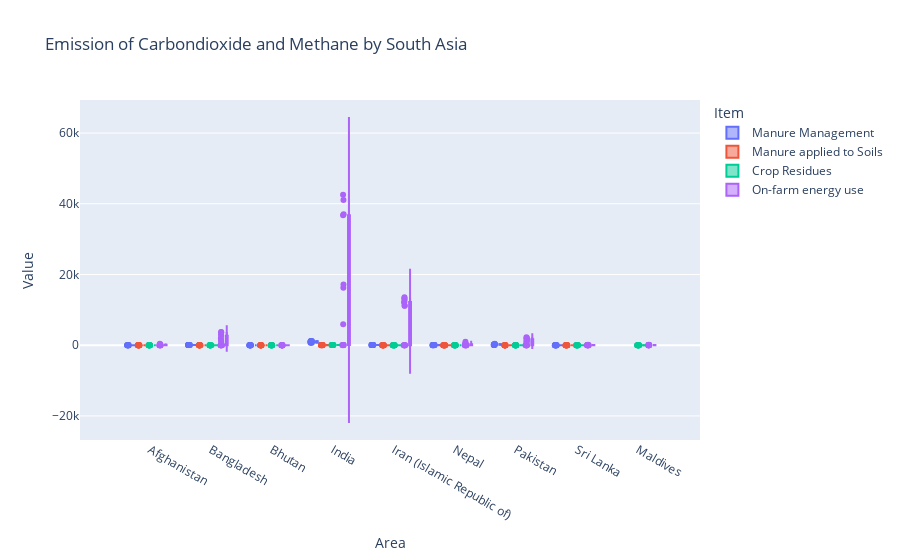

Here is the notebook cell this chart was saved with:
### Code cell
import plotly.express as px
import pandas as pd
df = pd.read_csv("asiae.csv")
fig = px.violin(df, y="Value", x="Area", color="Item", box=True, points="all", hover_data=df.columns, title = "Emission of Carbondioxide and Methane by South Asia")
fig.show()

### Figure 1 — Plotly figure (JSON) as saved in the notebook; plotly's stock layout.template omitted (floating-point values rounded to 4 significant figures; data arrays with more than 128 entries replaced by an {"elided": "..."} marker saying what was removed)
{"data": [{"alignmentgroup": "True", "box": {"visible": true}, "customdata": {"elided": "104x15 mixed values"}, "hovertemplate": "Item=%{customdata[6]}<br>Area=%{x}<br>Value=%{y}<br>Domain Code=%{customdata[0]}<br>Domain=%{customdata[1]}<br>Area Code (FAO)=%{customdata[2]}<br>Element Code=%{customdata[3]}<br>Element=%{customdata[4]}<br>Item Code=%{customdata[5]}<br>Year Code=%{customdata[7]}<br>Year=%{customdata[8]}<br>Source Code=%{customdata[9]}<br>Source=%{customdata[10]}<br>Unit=%{customdata[11]}<br>Flag=%{customdata[12]}<br>Flag Description=%{customdata[13]}<br>Note=%{customdata[14]}<extra></extra>", "legendgroup": "Manure Management", "marker": {"color": "#636efa"}, "name": "Manure Management", "offsetgroup": "Manure Management", "orientation": "v", "points": "all", "scalegroup": "True", "showlegend": true, "type": "violin", "x": ["Afghanistan", "Afghanistan", "Afghanistan", "Afghanistan", "Afghanistan", "Afghanistan", "Afghanistan", "Afghanistan", "Afghanistan", "Afghanistan", "Afghanistan", "Afghanistan", "Afghanistan", "Bangladesh", "Bangladesh", "Bangladesh", "Bangladesh", "Bangladesh", "Bangladesh", "Bangladesh", "Bangladesh", "Bangladesh", "Bangladesh", "Bangladesh", "Bangladesh", "Bangladesh", "Bhutan", "Bhutan", "Bhutan", "Bhutan", "Bhutan", "Bhutan", "Bhutan", "Bhutan", "Bhutan", "Bhutan", "Bhutan", "Bhutan", "Bhutan", "India", "India", "India", "India", "India", "India", "India", "India", "India", "India", "India", "India", "India", "Iran (Islamic Republic of)", "Iran (Islamic Republic of)", "Iran (Islamic Republic of)", "Iran (Islamic Republic of)", "Iran (Islamic Republic of)", "Iran (Islamic Republic of)", "Iran (Islamic Republic of)", "Iran (Islamic Republic of)", "Iran (Islamic Republic of)", "Iran (Islamic Republic of)", "Iran (Islamic Republic of)", "Iran (Islamic Republic of)", "Iran (Islamic Republic of)", "Nepal", "Nepal", "Nepal", "Nepal", "Nepal", "Nepal", "Nepal", "Nepal", "Nepal", "Nepal", "Nepal", "Nepal", "Nepal", "Pakistan", "Pakistan", "Pakistan", "Pakistan", "Pakistan", "Pakistan", "Pakistan", "Pakistan", "Pakistan", "Pakistan", "Pakistan", "Pakistan", "Pakistan", "Sri Lanka", "Sri Lanka", "Sri Lanka", "Sri Lanka", "Sri Lanka", "Sri Lanka", "Sri Lanka", "Sri Lanka", "Sri Lanka", "Sri Lanka", "Sri Lanka", "Sri Lanka", "Sri Lanka"], "x0": " ", "xaxis": "x", "y": [11.62, 13.31, 14.57, 14.51, 14.75, 10.67, 9.345, 11.41, 12.2, 18.49, 26.16, 24.82, 26.13, 51.37, 58.18, 66.13, 65.31, 60.96, 62.32, 68.32, 72.89, 71.26, 75.53, 81.76, 84.45, 87.3, 0.6929, 0.7665, 0.874, 0.9514, 1.1, 1.271, 1.367, 1.405, 1.225, 1.385, 1.216, 1.095, 1.11, 720.7, 711.7, 760.2, 786.7, 873.6, 941.2, 1012.0, 1049.0, 1071.0, 1113.0, 1162.0, 1173.0, 1198.0, 27.29, 25.24, 27.35, 29.56, 31.75, 35.61, 39.59, 45.5, 46.69, 52.5, 53.62, 45.01, 49.04, 17.33, 18.29, 20.31, 22.99, 27.45, 28.12, 29.35, 31.85, 34.76, 36.97, 42.16, 43.55, 45.9, 73.43, 79.54, 92.48, 99.54, 112.3, 121.8, 154.8, 168.7, 203.2, 225.6, 289.8, 329.7, 389.8, 8.457, 11.36, 8.724, 9.012, 9.77, 10.24, 9.08, 9.424, 5.31, 5.588, 6.228, 5.761, 5.922], "y0": " ", "yaxis": "y"}, {"alignmentgroup": "True", "box": {"visible": true}, "customdata": {"elided": "104x15 mixed values"}, "hovertemplate": "Item=%{customdata[6]}<br>Area=%{x}<br>Value=%{y}<br>Domain Code=%{customdata[0]}<br>Domain=%{customdata[1]}<br>Area Code (FAO)=%{customdata[2]}<br>Element Code=%{customdata[3]}<br>Element=%{customdata[4]}<br>Item Code=%{customdata[5]}<br>Year Code=%{customdata[7]}<br>Year=%{customdata[8]}<br>Source Code=%{customdata[9]}<br>Source=%{customdata[10]}<br>Unit=%{customdata[11]}<br>Flag=%{customdata[12]}<br>Flag Description=%{customdata[13]}<br>Note=%{customdata[14]}<extra></extra>", "legendgroup": "Manure applied to Soils", "marker": {"color": "#EF553B"}, "name": "Manure applied to Soils", "offsetgroup": "Manure applied to Soils", "orientation": "v", "points": "all", "scalegroup": "True", "showlegend": true, "type": "violin", "x": ["Afghanistan", "Afghanistan", "Afghanistan", "Afghanistan", "Afghanistan", "Afghanistan", "Afghanistan", "Afghanistan", "Afghanistan", "Afghanistan", "Afghanistan", "Afghanistan", "Afghanistan", "Bangladesh", "Bangladesh", "Bangladesh", "Bangladesh", "Bangladesh", "Bangladesh", "Bangladesh", "Bangladesh", "Bangladesh", "Bangladesh", "Bangladesh", "Bangladesh", "Bangladesh", "Bhutan", "Bhutan", "Bhutan", "Bhutan", "Bhutan", "Bhutan", "Bhutan", "Bhutan", "Bhutan", "Bhutan", "Bhutan", "Bhutan", "Bhutan", "India", "India", "India", "India", "India", "India", "India", "India", "India", "India", "India", "India", "India", "Iran (Islamic Republic of)", "Iran (Islamic Republic of)", "Iran (Islamic Republic of)", "Iran (Islamic Republic of)", "Iran (Islamic Republic of)", "Iran (Islamic Republic of)", "Iran (Islamic Republic of)", "Iran (Islamic Republic of)", "Iran (Islamic Republic of)", "Iran (Islamic Republic of)", "Iran (Islamic Republic of)", "Iran (Islamic Republic of)", "Iran (Islamic Republic of)", "Nepal", "Nepal", "Nepal", "Nepal", "Nepal", "Nepal", "Nepal", "Nepal", "Nepal", "Nepal", "Nepal", "Nepal", "Nepal", "Pakistan", "Pakistan", "Pakistan", "Pakistan", "Pakistan", "Pakistan", "Pakistan", "Pakistan", "Pakistan", "Pakistan", "Pakistan", "Pakistan", "Pakistan", "Sri Lanka", "Sri Lanka", "Sri Lanka", "Sri Lanka", "Sri Lanka", "Sri Lanka", "Sri Lanka", "Sri Lanka", "Sri Lanka", "Sri Lanka", "Sri Lanka", "Sri Lanka", "Sri Lanka"], "x0": " ", "xaxis": "x", "y": [0.8839, 0.9683, 1.053, 1.022, 0.9846, 0.7187, 0.7114, 0.7289, 0.7871, 0.8989, 1.19, 1.123, 1.088, 1.484, 1.758, 2.056, 2.028, 1.921, 2.047, 2.383, 2.678, 2.794, 3.133, 3.583, 3.876, 4.036, 0.0183, 0.0202, 0.023, 0.025, 0.029, 0.0341, 0.0366, 0.0374, 0.0326, 0.0364, 0.0331, 0.0308, 0.033, 20.17, 20.08, 21.25, 21.99, 24.51, 26.46, 28.45, 29.63, 30.7, 32.52, 34.42, 35.02, 36.13, 1.743, 1.651, 1.776, 1.839, 2.176, 2.508, 2.971, 3.376, 3.732, 4.713, 5.272, 5.016, 5.43, 0.5291, 0.5608, 0.6241, 0.7129, 0.8574, 0.8934, 0.9505, 1.025, 1.126, 1.209, 1.431, 1.51, 1.664, 2.277, 2.508, 2.91, 3.29, 3.871, 4.292, 5.265, 5.987, 6.791, 7.557, 9.798, 11.14, 15.03, 0.2247, 0.2991, 0.2393, 0.2466, 0.2627, 0.2787, 0.2502, 0.2621, 0.1626, 0.173, 0.1976, 0.1903, 0.202], "y0": " ", "yaxis": "y"}, {"alignmentgroup": "True", "box": {"visible": true}, "customdata": {"elided": "117x15 mixed values"}, "hovertemplate": "Item=%{customdata[6]}<br>Area=%{x}<br>Value=%{y}<br>Domain Code=%{customdata[0]}<br>Domain=%{customdata[1]}<br>Area Code (FAO)=%{customdata[2]}<br>Element Code=%{customdata[3]}<br>Element=%{customdata[4]}<br>Item Code=%{customdata[5]}<br>Year Code=%{customdata[7]}<br>Year=%{customdata[8]}<br>Source Code=%{customdata[9]}<br>Source=%{customdata[10]}<br>Unit=%{customdata[11]}<br>Flag=%{customdata[12]}<br>Flag Description=%{customdata[13]}<br>Note=%{customdata[14]}<extra></extra>", "legendgroup": "Crop Residues", "marker": {"color": "#00cc96"}, "name": "Crop Residues", "offsetgroup": "Crop Residues", "orientation": "v", "points": "all", "scalegroup": "True", "showlegend": true, "type": "violin", "x": ["Afghanistan", "Afghanistan", "Afghanistan", "Afghanistan", "Afghanistan", "Afghanistan", "Afghanistan", "Afghanistan", "Afghanistan", "Afghanistan", "Afghanistan", "Afghanistan", "Afghanistan", "Bangladesh", "Bangladesh", "Bangladesh", "Bangladesh", "Bangladesh", "Bangladesh", "Bangladesh", "Bangladesh", "Bangladesh", "Bangladesh", "Bangladesh", "Bangladesh", "Bangladesh", "Bhutan", "Bhutan", "Bhutan", "Bhutan", "Bhutan", "Bhutan", "Bhutan", "Bhutan", "Bhutan", "Bhutan", "Bhutan", "Bhutan", "Bhutan", "India", "India", "India", "India", "India", "India", "India", "India", "India", "India", "India", "India", "India", "Iran (Islamic Republic of)", "Iran (Islamic Republic of)", "Iran (Islamic Republic of)", "Iran (Islamic Republic of)", "Iran (Islamic Republic of)", "Iran (Islamic Republic of)", "Iran (Islamic Republic of)", "Iran (Islamic Republic of)", "Iran (Islamic Republic of)", "Iran (Islamic Republic of)", "Iran (Islamic Republic of)", "Iran (Islamic Republic of)", "Iran (Islamic Republic of)", "Maldives", "Maldives", "Maldives", "Maldives", "Maldives", "Maldives", "Maldives", "Maldives", "Maldives", "Maldives", "Maldives", "Maldives", "Maldives", "Nepal", "Nepal", "Nepal", "Nepal", "Nepal", "Nepal", "Nepal", "Nepal", "Nepal", "Nepal", "Nepal", "Nepal", "Nepal", "Pakistan", "Pakistan", "Pakistan", "Pakistan", "Pakistan", "Pakistan", "Pakistan", "Pakistan", "Pakistan", "Pakistan", "Pakistan", "Pakistan", "Pakistan", "Sri Lanka", "Sri Lanka", "Sri Lanka", "Sri Lanka", "Sri Lanka", "Sri Lanka", "Sri Lanka", "Sri Lanka", "Sri Lanka", "Sri Lanka", "Sri Lanka", "Sri Lanka", "Sri Lanka"], "x0": " ", "xaxis": "x", "y": [0.8762, 0.8978, 0.8093, 1.014, 0.8766, 0.7319, 0.6454, 0.7511, 0.5267, 1.182, 1.032, 1.242, 1.218, 4.363, 4.787, 4.706, 5.543, 5.953, 6.278, 6.711, 6.568, 8.13, 8.469, 10.27, 10.63, 11.11, 0.0213, 0.0238, 0.0278, 0.0304, 0.0351, 0.0376, 0.0269, 0.0337, 0.0254, 0.037, 0.0345, 0.0311, 0.0191, 27.81, 27.15, 33.08, 35.65, 39.6, 42.57, 47.17, 50.39, 55.46, 55.55, 64.47, 63.56, 70.05, 1.165, 1.489, 1.532, 2.129, 2.385, 2.634, 3.319, 3.791, 3.304, 4.667, 3.364, 3.945, 5.066, 0, 0.0001, 0, 0.0004, 0, 0, 0, 0, 0, 0, 0, 0, 0, 0.7791, 0.8129, 0.8693, 0.9518, 0.9882, 1.095, 1.297, 1.408, 1.579, 1.7, 1.842, 1.916, 2.109, 1.89, 2.19, 2.778, 3.137, 4.152, 4.095, 4.803, 5.495, 5.862, 6.958, 7.928, 8.228, 8.53, 0.2683, 0.2306, 0.3857, 0.3358, 0.5402, 0.6018, 0.5471, 0.6245, 0.5682, 0.6841, 0.8269, 0.9971, 0.8843], "y0": " ", "yaxis": "y"}, {"alignmentgroup": "True", "box": {"visible": true}, "customdata": {"elided": "126x15 mixed values"}, "hovertemplate": "Item=%{customdata[6]}<br>Area=%{x}<br>Value=%{y}<br>Domain Code=%{customdata[0]}<br>Domain=%{customdata[1]}<br>Area Code (FAO)=%{customdata[2]}<br>Element Code=%{customdata[3]}<br>Element=%{customdata[4]}<br>Item Code=%{customdata[5]}<br>Year Code=%{customdata[7]}<br>Year=%{customdata[8]}<br>Source Code=%{customdata[9]}<br>Source=%{customdata[10]}<br>Unit=%{customdata[11]}<br>Flag=%{customdata[12]}<br>Flag Description=%{customdata[13]}<br>Note=%{customdata[14]}<extra></extra>", "legendgroup": "On-farm energy use", "marker": {"color": "#ab63fa"}, "name": "On-farm energy use", "offsetgroup": "On-farm energy use", "orientation": "v", "points": "all", "scalegroup": "True", "showlegend": true, "type": "violin", "x": ["Afghanistan", "Afghanistan", "Afghanistan", "Afghanistan", "Afghanistan", "Afghanistan", "Afghanistan", "Afghanistan", "Afghanistan", "Afghanistan", "Afghanistan", "Afghanistan", "Afghanistan", "Afghanistan", "Bangladesh", "Bangladesh", "Bangladesh", "Bangladesh", "Bangladesh", "Bangladesh", "Bangladesh", "Bangladesh", "Bangladesh", "Bangladesh", "Bangladesh", "Bangladesh", "Bangladesh", "Bangladesh", "Bhutan", "Bhutan", "Bhutan", "Bhutan", "Bhutan", "Bhutan", "Bhutan", "Bhutan", "Bhutan", "Bhutan", "Bhutan", "Bhutan", "Bhutan", "Bhutan", "India", "India", "India", "India", "India", "India", "India", "India", "India", "India", "India", "India", "India", "India", "Iran (Islamic Republic of)", "Iran (Islamic Republic of)", "Iran (Islamic Republic of)", "Iran (Islamic Republic of)", "Iran (Islamic Republic of)", "Iran (Islamic Republic of)", "Iran (Islamic Republic of)", "Iran (Islamic Republic of)", "Iran (Islamic Republic of)", "Iran (Islamic Republic of)", "Iran (Islamic Republic of)", "Iran (Islamic Republic of)", "Iran (Islamic Republic of)", "Iran (Islamic Republic of)", "Maldives", "Maldives", "Maldives", "Maldives", "Maldives", "Maldives", "Maldives", "Maldives", "Maldives", "Maldives", "Maldives", "Maldives", "Maldives", "Maldives", "Nepal", "Nepal", "Nepal", "Nepal", "Nepal", "Nepal", "Nepal", "Nepal", "Nepal", "Nepal", "Nepal", "Nepal", "Nepal", "Nepal", "Pakistan", "Pakistan", "Pakistan", "Pakistan", "Pakistan", "Pakistan", "Pakistan", "Pakistan", "Pakistan", "Pakistan", "Pakistan", "Pakistan", "Pakistan", "Pakistan", "Sri Lanka", "Sri Lanka", "Sri Lanka", "Sri Lanka", "Sri Lanka", "Sri Lanka", "Sri Lanka", "Sri Lanka", "Sri Lanka", "Sri Lanka", "Sri Lanka", "Sri Lanka", "Sri Lanka", "Sri Lanka"], "x0": " ", "xaxis": "x", "y": [0.0562, 223.9, 0.007, 39.64, 0.0046, 28.54, 0.0047, 54.71, 0.4201, 393.0, 0.1091, 231.8, 0.0657, 117.1, 0.1909, 888.1, 0.5416, 1336.0, 0.4345, 1973.0, 0.8597, 2668.0, 0.8235, 3673.0, 1.109, 3183.0, 0.6929, 3746.0, 0.0145, 8.801, 0.0216, 10.51, 0.0258, 12.31, 0.0161, 10.55, 0.0115, 14.59, 0.0102, 14.84, 0.013, 18.29, 69.42, 36770.0, 69.54, 41040.0, 32.4, 37060.0, 42.68, 42530.0, 42.28, 17160.0, 42.09, 16250.0, 16.72, 5960.0, 0.8256, 12890.0, 0.8371, 12250.0, 0.7004, 11180.0, 0.7528, 12050.0, 0.832, 13300.0, 0.7519, 11170.0, 0.9446, 13550.0, 0.1091, 34.41, 0.1015, 32.01, 0.1445, 45.58, 0.1955, 61.63, 0.2283, 71.99, 0.2485, 78.34, 0.3416, 107.7, 0.089, 54.42, 0.2036, 98.99, 0.2414, 272.3, 0.188, 277.9, 0.1728, 449.7, 0.2447, 483.7, 0.2302, 987.8, 2.499, 2249.0, 2.303, 2006.0, 1.437, 1677.0, 3.06, 1864.0, 2.269, 1287.0, 1.102, 943.2, 0.9724, 983.2, 0.0061, 46.36, 0.0088, 65.97, 0.009, 89.05, 0.0498, 111.0, 0.0336, 93.78, 0.0142, 49.91, 0.0032, 2.163], "y0": " ", "yaxis": "y"}], "layout": {"legend": {"title": {"text": "Item"}, "tracegroupgap": 0}, "title": {"text": "Emission of Carbondioxide and Methane by South Asia"}, "violinmode": "group", "xaxis": {"anchor": "y", "domain": [0, 1], "title": {"text": "Area"}}, "yaxis": {"anchor": "x", "domain": [0, 1], "title": {"text": "Value"}}}}
